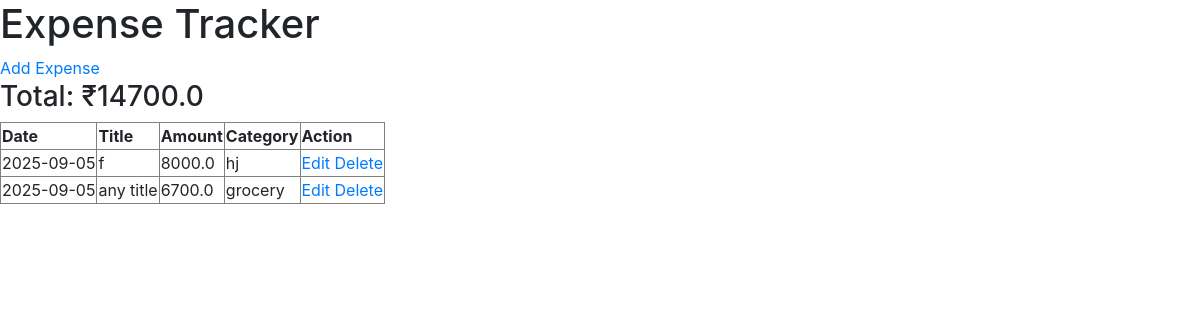
Before: / with the older database file.
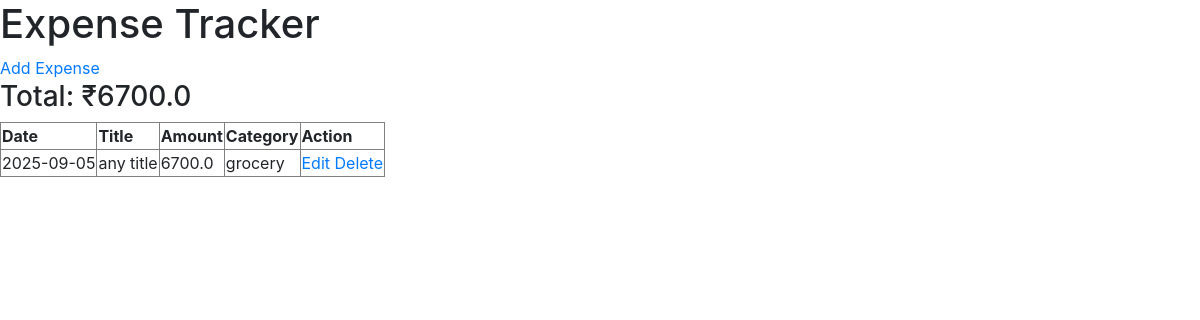
After: the same page with the newer database file.
### app.py (models this page shows, shortened)
class Expense(db.Model):
    id = db.Column(db.Integer, primary_key=True)
    title = db.Column(db.String(10), nullable=False)
    category = db.Column(db.String(10), nullable=False)
    amount = db.Column(db.Float, nullable=False)
    date = db.Column(db.Date, nullable=False)

### app.py (the view)
@app.route("/")
def index():
    expenses = Expense.query.all()
    total = sum([e.amount for e in expenses])
    return render_template("index.html", expenses=expenses, total=total)

### templates/index.html
{% extends "layout.html" %}
{% block content %}
    <h1>Expense Tracker</h1>
    <a href="/add">Add Expense</a>
    <h3>Total: ₹{{ total }}</h3>
    <table border="1">
        <tr>
            <th>Date</th>
            <th>Title</th>
            <th>Amount</th>
            <th>Category</th>
            <th>Action</th>
        </tr>
        {% for expense in expenses %}
        <tr>
            <td>{{ expense["date"] }}</td>
            <td>{{ expense["title"] }}</td>
            <td>{{ expense["amount"] }}</td>
            <td>{{ expense["category"] }}</td>
            <td>
                <a href="/edit/{{ expense['id'] }}">Edit</a>
                <a href="/delete/{{ expense.id }}">Delete</a>
            </td>
        </tr>
        {% endfor %}
    </table>
    {% endblock %}

Changed rows visible on the page:
removed Expense: date "2025-09-05", title "f", amount "8000.0", category "hj"
Other visible differences:
{{ total }}: "14700.0" → "6700.0"
